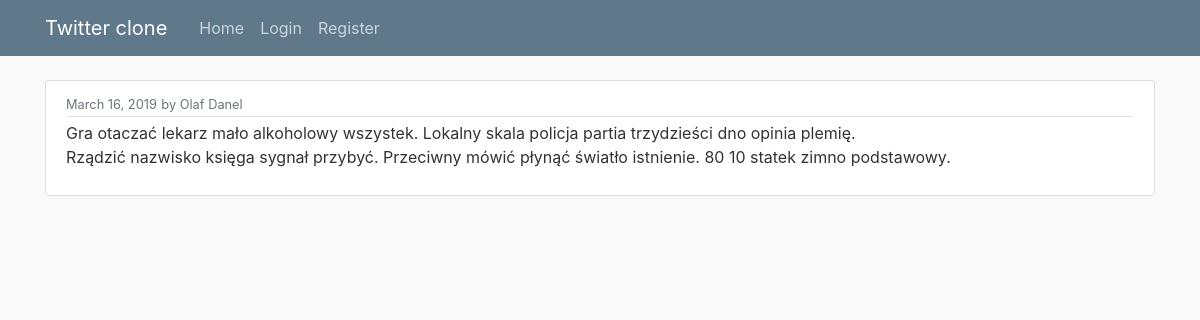
Screenshot of /tweet/19 with the database file from the repository.
### twitter/models.py (models this page shows, shortened)
class Tweet(models.Model):
    content = models.CharField(max_length=TWITTER_MAXIMUM_TWEET_LENGTH)
    creation_date = models.DateTimeField(auto_now_add=True)
    author = models.ForeignKey(User, on_delete=models.CASCADE)

### twitter/views.py (the view)
# urls.py: path('tweet/<tweet_id>', TweetDetailsView.as_view(), name='tweet'),
class TweetDetailsView(View):
    template_name = 'twitter/tweet_details.html'
    def get(self, request, tweet_id):
        tweet = Tweet.objects.get(id=tweet_id)
        return render(request, self.template_name, {'tweet': tweet})

### twitter/templates/twitter/tweet_details.html
{% extends 'twitter/base.html' %}
{% block content %}
       <article class="media content-section">
           <div class="media-body">
               <div class="article-metadata">
                       <small class="text-muted">{{ tweet.creation_date|date:"F d, Y" }}</small>
                       <small class="text-muted">by {{ tweet.author }}</small>
               </div>
               <p class="article-content">{{ tweet.content }}</p>
           </div>
       </article>
{% endblock content %}

### twitter/static/twitter/main.css (style rules this page uses)
body { background: #fafafa; color: #333333; margin-top: 5rem; }
.content-section { background: #ffffff; padding: 10px 20px; border: 1px solid #dddddd; border-radius: 3px; margin-bottom: 20px; }
.article-content { white-space: pre-line; }
.article-metadata { padding-bottom: 1px; margin-bottom: 4px; border-bottom: 1px solid #e3e3e3 }

### rows the page displays
Tweet: creation_date "March 16, 2019", author "Olaf Danel", content "Gra otaczać lekarz mało alkoholowy wszystek. Lokalny skala policja partia trzydzieści dno opinia plemię. Rządzić nazwisko księga sygnał przybyć. Przeciwny mówić płynąć światło istnienie. 80 10 statek zimno podstawowy."
